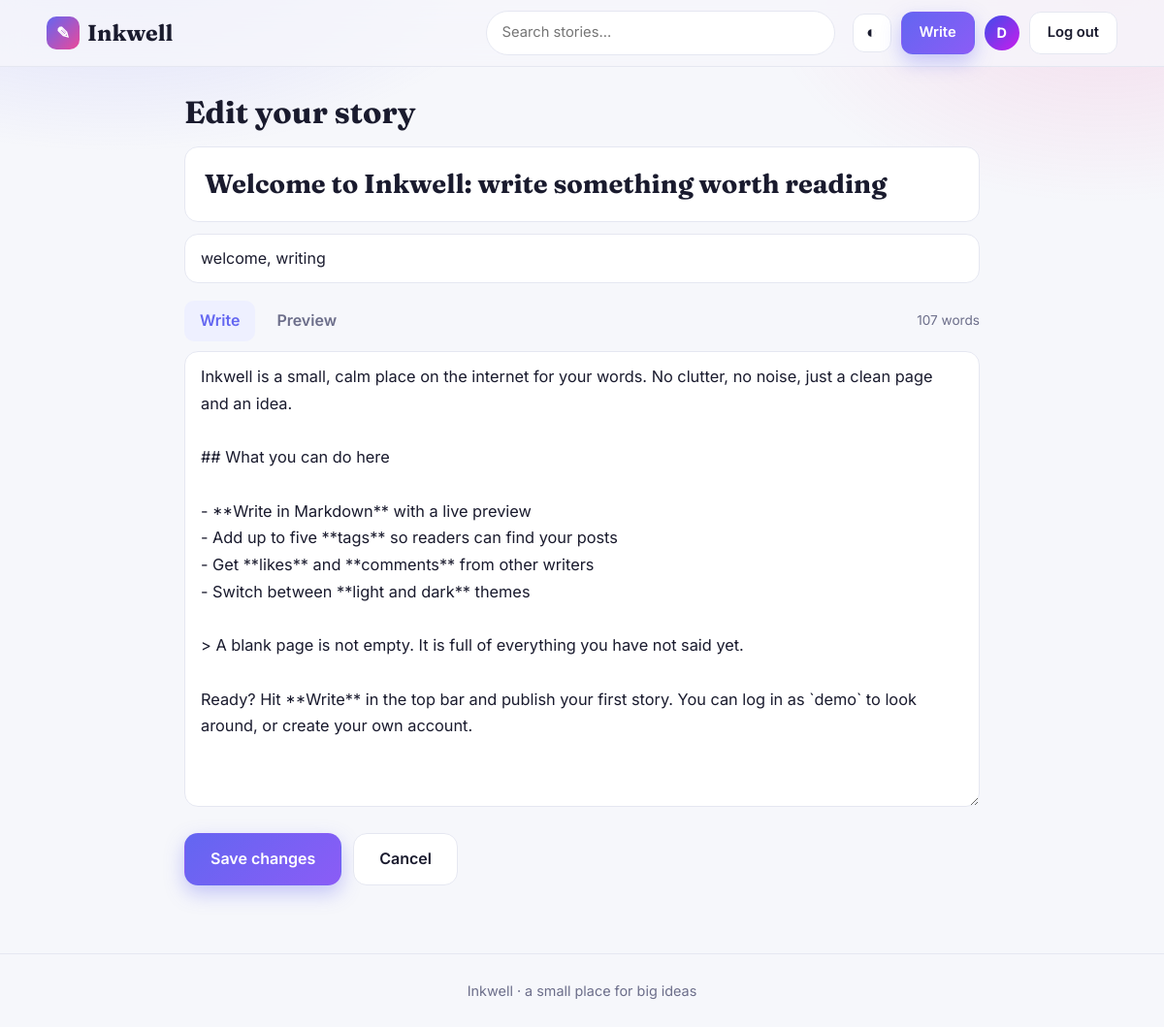
Screenshot of /post/1/edit (signed in) with the database file from the repository.
### tables this page shows
CREATE TABLE users (
    id INTEGER PRIMARY KEY AUTOINCREMENT,
    username TEXT UNIQUE NOT NULL COLLATE NOCASE,
    password_hash TEXT NOT NULL,
    bio TEXT NOT NULL DEFAULT '',
    created_at TEXT NOT NULL DEFAULT (datetime('now'))
);

CREATE TABLE posts (
    id INTEGER PRIMARY KEY AUTOINCREMENT,
    user_id INTEGER NOT NULL REFERENCES users(id) ON DELETE CASCADE,
    title TEXT NOT NULL,
    content TEXT NOT NULL,
    tags TEXT NOT NULL DEFAULT '',
    views INTEGER NOT NULL DEFAULT 0,
    created_at TEXT NOT NULL DEFAULT (datetime('now')),
    updated_at TEXT NOT NULL DEFAULT (datetime('now'))
);

### app.py (the view, shortened to what this page needs)
@app.route("/post/<int:post_id>/edit", methods=["GET", "POST"])
@login_required
def edit_post(post_id):
    post = owned_post_or_403(post_id)
    return render_template("editor.html", post=post,
                           form={"title": post["title"], "content": post["content"],
                                 "tags": post["tags"].replace(",", ", ")})

### app.py (called while the page is built)
def get_db():
    if "db" not in g:
        g.db = sqlite3.connect(app.config["DATABASE"])
        g.db.row_factory = sqlite3.Row
        g.db.execute("PRAGMA foreign_keys = ON")
    return g.db

def get_post_or_404(post_id):
    post = get_db().execute(POST_SELECT + " WHERE p.id = ?", (post_id,)).fetchone()
    if post is None:
        abort(404)
    return post

@app.template_filter("cover")
def cover_filter(key):
    n = key if isinstance(key, int) else sum(ord(c) * (i + 3) for i, c in enumerate(str(key)))
    h1 = (n * 47 + 230) % 360
    h2 = (h1 + 55) % 360
    return f"linear-gradient(135deg, hsl({h1} 80% 58%), hsl({h2} 85% 52%))"

def csrf_token():
    if "_csrf" not in session:
        session["_csrf"] = secrets.token_hex(16)
    return session["_csrf"]

@app.before_request
def ensure_db_and_csrf():
    path = app.config["DATABASE"]
    if path not in _ready:
        init_db()
        _ready.add(path)
    if request.method == "POST":
        token = session.get("_csrf", "")
        sent = request.form.get("_csrf", "")
        if not token or not secrets.compare_digest(token, sent):
            abort(400)

@app.before_request
def load_user():
    uid = session.get("user_id")
    g.user = None
    if uid:
        g.user = get_db().execute(
            "SELECT id, username, bio, created_at FROM users WHERE id = ?", (uid,)
        ).fetchone()
        if g.user is None:
            session.pop("user_id", None)

def login_required(view):
    @wraps(view)
    def wrapped(*args, **kwargs):
        if g.user is None:
            flash("Please log in to continue.", "info")
            return redirect(url_for("login", next=request.path))
        return view(*args, **kwargs)
    return wrapped

def owned_post_or_403(post_id):
    post = get_post_or_404(post_id)
    if post["user_id"] != g.user["id"]:
        abort(403)
    return post

### templates/editor.html (shortened to what this page needs)
{% extends "base.html" %}
{% block content %}
<section class="editor">
  <h1>{{ 'Edit your story' if post else 'Write a new story' }}</h1>
  <form method="post" id="editor-form" data-preview-url="{{ url_for('preview') }}">
    <input class="title-input" type="text" name="title" maxlength="120" placeholder="Title" value="{{ form.title }}" required>
    <input class="tags-input" type="text" name="tags" placeholder="Tags, separated by commas (max 5)" value="{{ form.tags }}">
    <div class="tabs">
      <button type="button" class="tab active" data-tab="write">Write</button>
      <button type="button" class="tab" data-tab="preview">Preview</button>
      <span class="muted tab-hint" id="word-count">0 words</span>
    </div>
    <textarea id="content" name="content" rows="16" placeholder="Tell your story... Markdown is supported: **bold**, *italic*, # headings, - lists, > quotes, `code`" required>{{ form.content }}</textarea>
    <div class="editor-actions">
      <button class="btn primary big" type="submit">{{ 'Save changes' if post else 'Publish' }}</button>
      <a class="btn ghost big" href="{{ url_for('post_view', post_id=post.id) if post else url_for('index') }}">Cancel</a>
    </div>
  </form>
</section>
{% endblock %}

### templates/base.html (shortened to what this page needs)
<!doctype html>
<html lang="en">
<head>
  <link rel="stylesheet" href="{{ url_for('static', filename='style.css') }}">
</head>
<body>
  <header class="nav">
    <div class="container nav-inner">
      <a class="brand" href="{{ url_for('index') }}"><span class="brand-mark">&#9998;</span> Inkwell</a>
      <form class="search" action="{{ url_for('index') }}" method="get">
        <input type="search" name="q" placeholder="Search stories..." value="{{ request.args.get('q', '') }}" aria-label="Search">
      </form>
      <nav class="nav-links">
        <button class="icon-btn" id="theme-toggle" type="button" title="Toggle light/dark theme" aria-label="Toggle theme">&#9680;</button>
        {% if g.user %}
          <a class="btn primary" href="{{ url_for('new_post') }}">Write</a>
          <a class="nav-user" href="{{ url_for('profile', username=g.user.username) }}" title="Your profile">
            <span class="avatar sm" style="background: {{ g.user.username|cover }}">{{ g.user.username[:1]|upper }}</span>
          </a>
          <form method="post" action="{{ url_for('logout') }}">
            <button class="btn ghost" type="submit">Log out</button>
          </form>
        {% else %}
          <a class="btn ghost" href="{{ url_for('login') }}">Log in</a>
          <a class="btn primary" href="{{ url_for('register') }}">Sign up</a>
        {% endif %}
      </nav>
    </div>
  </header>
  <main class="container">
    {% block content %}{% endblock %}
  </main>
  <footer class="footer">
    <div class="container">Inkwell &middot; a small place for big ideas</div>
  </footer>
</body>
</html>

### static/style.css (style rules this page uses)
:root { --bg: #f6f7fb; --surface: #ffffff; --surface-2: #f0f1f8; --text: #1a1b2e; --muted: #6c6e8a; --border: #e5e7f1; --accent: #6366f1; --accent-2: #ec4899; --accent-soft: #eef0ff; --danger: #ef4444; --success: #10b981; --shadow: 0 10px 30px rgba(40, 42, 90, 0.08); --shadow-lg: 0 18px 45px rgba(40, 42, 90, 0.16); --radius: 18px; --font: "Inter", system-ui, -apple-system, "Segoe UI", Roboto, sans-serif; --serif: "Fraunces", Georgia, "Times New Roman", serif; }
* { box-sizing: border-box; }
html { scroll-behavior: smooth; }
body { margin: 0; font-family: var(--font); background: var(--bg); color: var(--text); line-height: 1.6; -webkit-font-smoothing: antialiased; transition: background 0.25s, color 0.25s; }
body::before { content: ""; position: fixed; inset: 0; z-index: -1; pointer-events: none; background: radial-gradient(600px 300px at 10% -5%, rgba(99, 102, 241, 0.18), transparent 70%), radial-gradient(500px 300px at 95% 0%, rgba(236, 72, 153, 0.14), transparent 70%); }
a { color: var(--accent); text-decoration: none; }
h1, h2, h3 { font-family: var(--serif); line-height: 1.2; margin: 0 0 0.5em; }
.container { width: min(1120px, 92%); margin: 0 auto; }
main.container { padding: 28px 0 70px; min-height: 70vh; }
.muted { color: var(--muted); }
.nav { position: sticky; top: 0; z-index: 50; backdrop-filter: blur(14px); background: color-mix(in srgb, var(--bg) 78%, transparent); border-bottom: 1px solid var(--border); }
.nav-inner { display: flex; align-items: center; gap: 18px; height: 68px; }
.brand { font-family: var(--serif); font-weight: 700; font-size: 1.45rem; color: var(--text); display: flex; align-items: center; gap: 8px; }
.brand-mark { display: grid; place-items: center; width: 34px; height: 34px; border-radius: 10px; background: linear-gradient(135deg, var(--accent), var(--accent-2)); color: #fff; font-size: 1.05rem; }
.search { flex: 1; max-width: 360px; margin-left: auto; }
.search input { width: 100%; padding: 10px 16px; border-radius: 999px; border: 1px solid var(--border); background: var(--surface); color: var(--text); font: inherit; font-size: 0.92rem; outline: none; transition: border 0.2s, box-shadow 0.2s; }
.nav-links { display: flex; align-items: center; gap: 10px; }
.nav-links form { margin: 0; }
.nav-user { display: flex; }
.icon-btn { width: 40px; height: 40px; border-radius: 12px; border: 1px solid var(--border); background: var(--surface); color: var(--text); font-size: 1.1rem; cursor: pointer; }
.btn { display: inline-flex; align-items: center; justify-content: center; gap: 6px; padding: 9px 18px; border-radius: 12px; font: inherit; font-weight: 600; font-size: 0.92rem; border: 1px solid transparent; cursor: pointer; transition: transform 0.15s, box-shadow 0.2s, background 0.2s; }
.btn.primary { background: linear-gradient(135deg, var(--accent), #8b5cf6); color: #fff; box-shadow: 0 8px 20px rgba(99, 102, 241, 0.35); }
.btn.ghost { background: var(--surface); color: var(--text); border-color: var(--border); }
.btn.big { padding: 13px 26px; font-size: 1rem; border-radius: 14px; }
.avatar { display: inline-grid; place-items: center; width: 44px; height: 44px; border-radius: 50%; color: #fff; font-weight: 700; flex: none; }
.avatar.sm { width: 36px; height: 36px; font-size: 0.9rem; }
textarea, .title-input, .tags-input, .auth-card input { width: 100%; border: 1px solid var(--border); background: var(--surface); color: var(--text); border-radius: 14px; padding: 12px 16px; font: inherit; outline: none; transition: border 0.2s, box-shadow 0.2s; }
textarea { resize: vertical; }
.editor { max-width: 820px; margin: 0 auto; }
.editor h1 { font-size: 2rem; }
.title-input { font-family: var(--serif); font-size: 1.7rem; font-weight: 700; padding: 16px 20px; margin-bottom: 12px; }
.tags-input { margin-bottom: 18px; }
.tabs { display: flex; align-items: center; gap: 6px; margin-bottom: 10px; }
.tab { border: 0; background: transparent; color: var(--muted); font: inherit; font-weight: 600; padding: 8px 16px; border-radius: 10px; cursor: pointer; }
.tab.active { background: var(--accent-soft); color: var(--accent); }
.tab-hint { margin-left: auto; font-size: 0.85rem; }
#content { font-size: 1.02rem; line-height: 1.7; min-height: 340px; }
.editor-actions { display: flex; gap: 12px; margin-top: 20px; }
.footer { border-top: 1px solid var(--border); padding: 26px 0; text-align: center; color: var(--muted); font-size: 0.9rem; }

### rows the page displays
users: user "D"
posts: title "Welcome to Inkwell: write something worth reading", tags "welcome, writing", content "Inkwell is a small, calm place on the internet for your words. No clutter, no noise, just a clean page and an idea. ## What you can do here - **Write in Markdown** with a live preview - Add up to five **tags** so readers can find your posts - Get **likes** and **comments** from other writers - Switch between **light and dark** themes > A blank page is not empty. It is full of everything you have not said yet. Ready? Hit **Write** in the top bar and publish your first story. You can log in as `demo` to look around, or create your own account."

### other values shown
{{ 'Edit your story' if post else 'Write a new story' }} "Edit your story"
{{ 'Save changes' if post else 'Publish' }} "Save changes"
